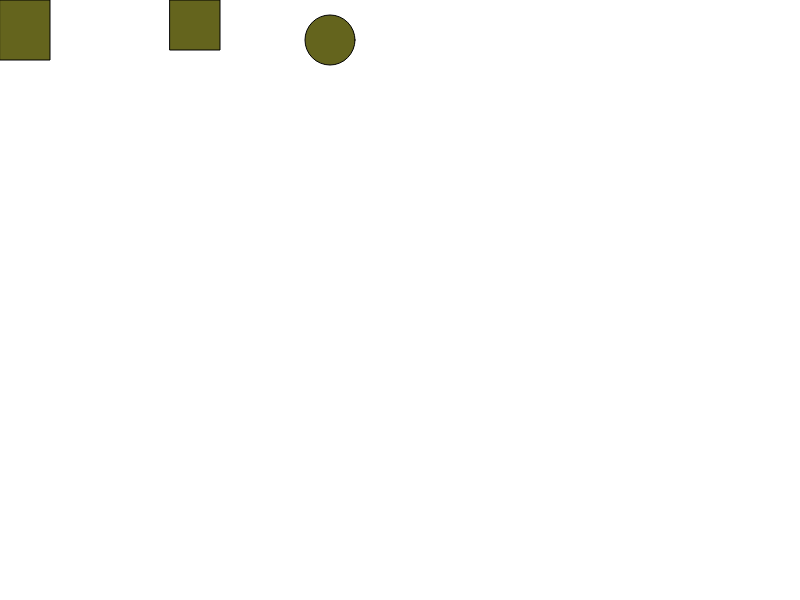
Frame 1 (no input)
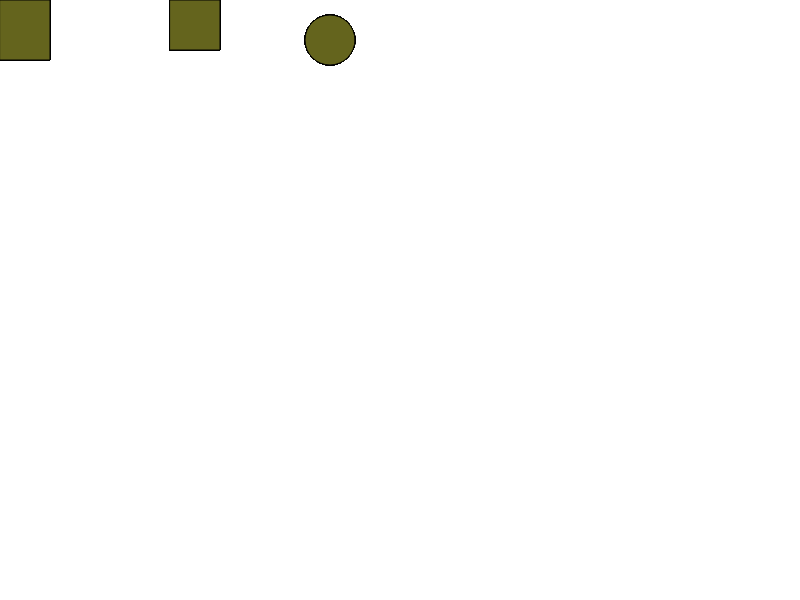
Frame 60 (no input)
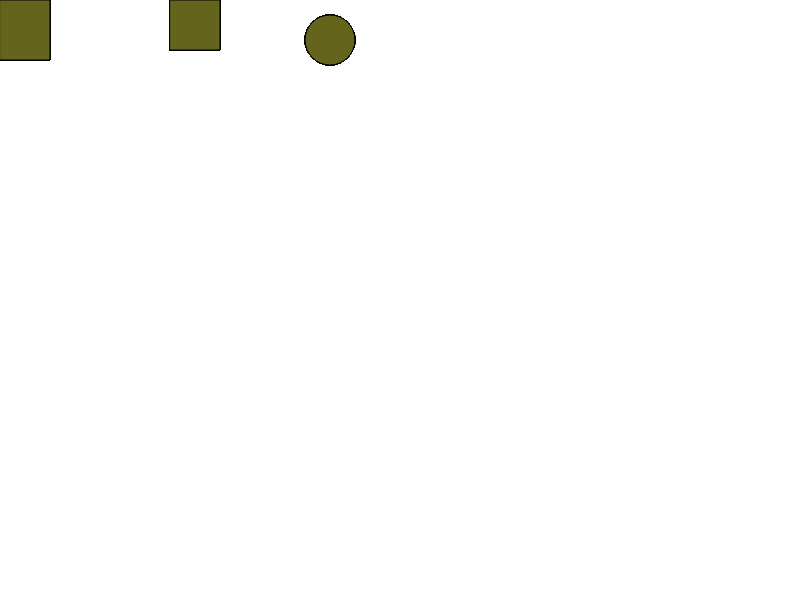
Frame 120 (the mouse pressed at the canvas centre since frame 60)

The p5.js sketch that drew these frames (run headless with seeded random() and noise() and a simulated clock; from frame 60 on, the mouse is pressed at the canvas centre):

// p5.js sketch
// ── sketch.js
//setting up
function setup() {
  createCanvas(displayWidth, displayHeight);
  fill(100,100,29);
}

function draw() {
  //text
  text('Homework 2', 10, -5);
  text('Dani Briggs', 990, 3);
  //circle
  circle(330,40,50);

 //square
  square(170,0,50);

  //rect
  rect(0,0,50,60);
}
